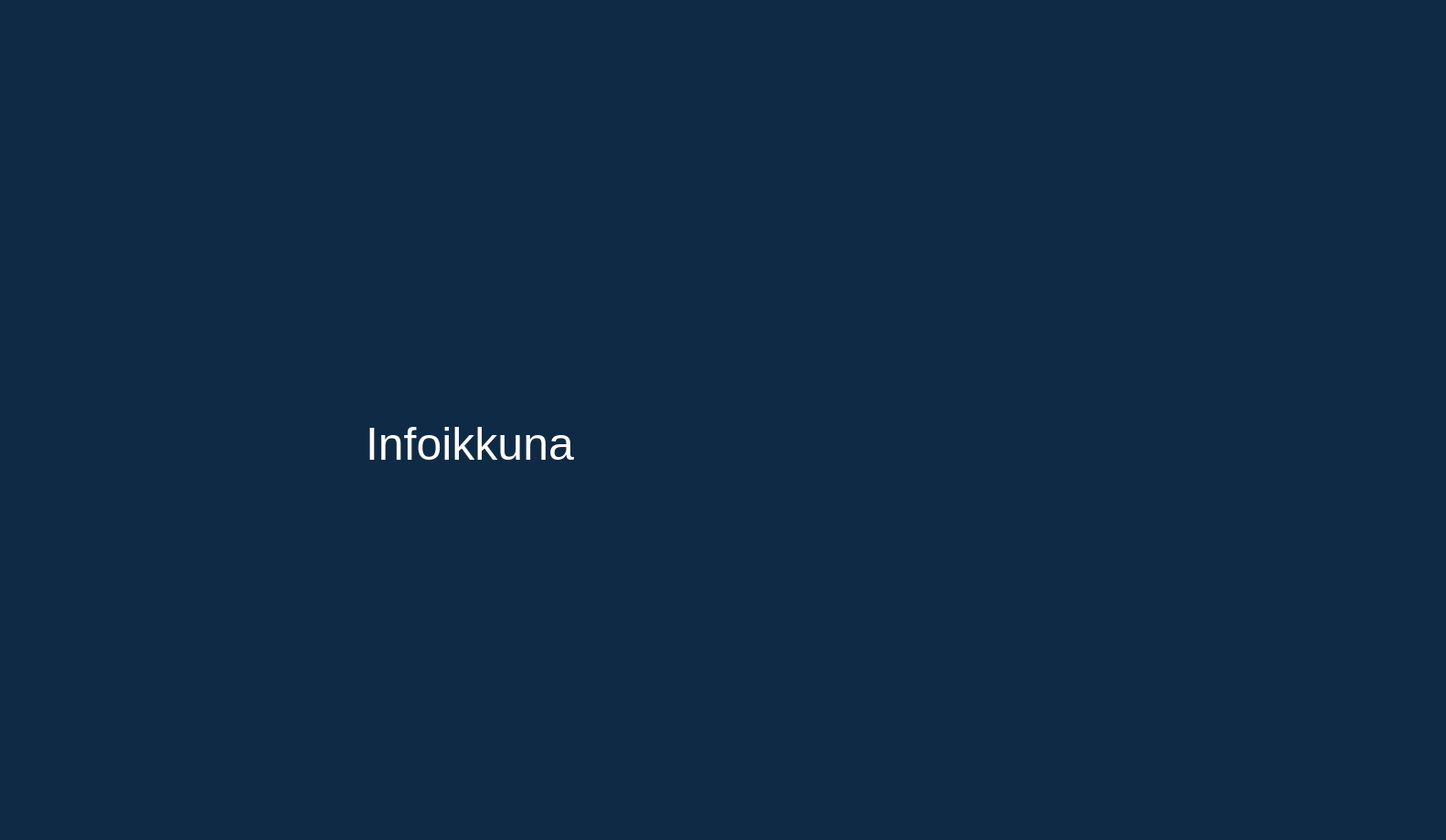
<?xml version="1.0" encoding="UTF-8"?>
<ui version="4.0">
 <class>InfoDialog</class>
 <widget class="QDialog" name="InfoDialog">
  <property name="geometry">
   <rect>
    <x>0</x>
    <y>0</y>
    <width>1582</width>
    <height>919</height>
   </rect>
  </property>
  <property name="windowTitle">
   <string>Dialog</string>
  </property>
  <property name="styleSheet">
   <string notr="true">QWidget{
	width: 100%;
	height: 100%;
	background-color: #0F2A45;
}

</string>
  </property>
  <widget class="QLabel" name="label">
   <property name="geometry">
    <rect>
     <x>400</x>
     <y>410</y>
     <width>851</width>
     <height>151</height>
    </rect>
   </property>
   <property name="styleSheet">
    <string notr="true">font-size: 50px;
color: white;
</string>
   </property>
   <property name="text">
    <string>Infoikkuna</string>
   </property>
  </widget>
 </widget>
 <resources/>
 <connections/>
</ui>
